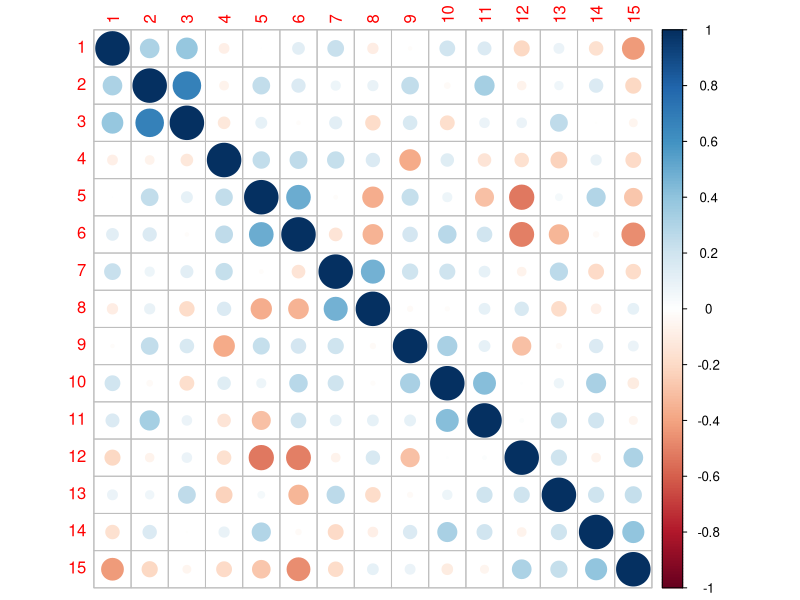

The R source for this figure: (Note: this script raises an error after producing the figure.)
# Random Forests
#https://www.r-bloggers.com/variable-importance-plot-and-variable-selection/

set.seed(1)
n=500
library(clusterGeneration)
library(mnormt)
S=genPositiveDefMat("eigen",dim=15)
S
S=genPositiveDefMat("unifcorrmat",dim=15)
S
X=rmnorm(n,varcov=S$Sigma)
X
library(corrplot)
corrplot(cor(X), order = "hclust")

P=exp(Score)/(1+exp(Score))
P=exp(S)/(1+exp(S))

Y=rbinom(n,size=1,prob=P)
df=data.frame(Y,X)
allX=paste("X",1:ncol(X),sep="")
names(df)=c("Y",allX)
#The variable importance plot is obtained by growing some trees,

require(randomForest)
fit=randomForest(factor(Y)~., data=df)
(VI_F=importance(fit))
